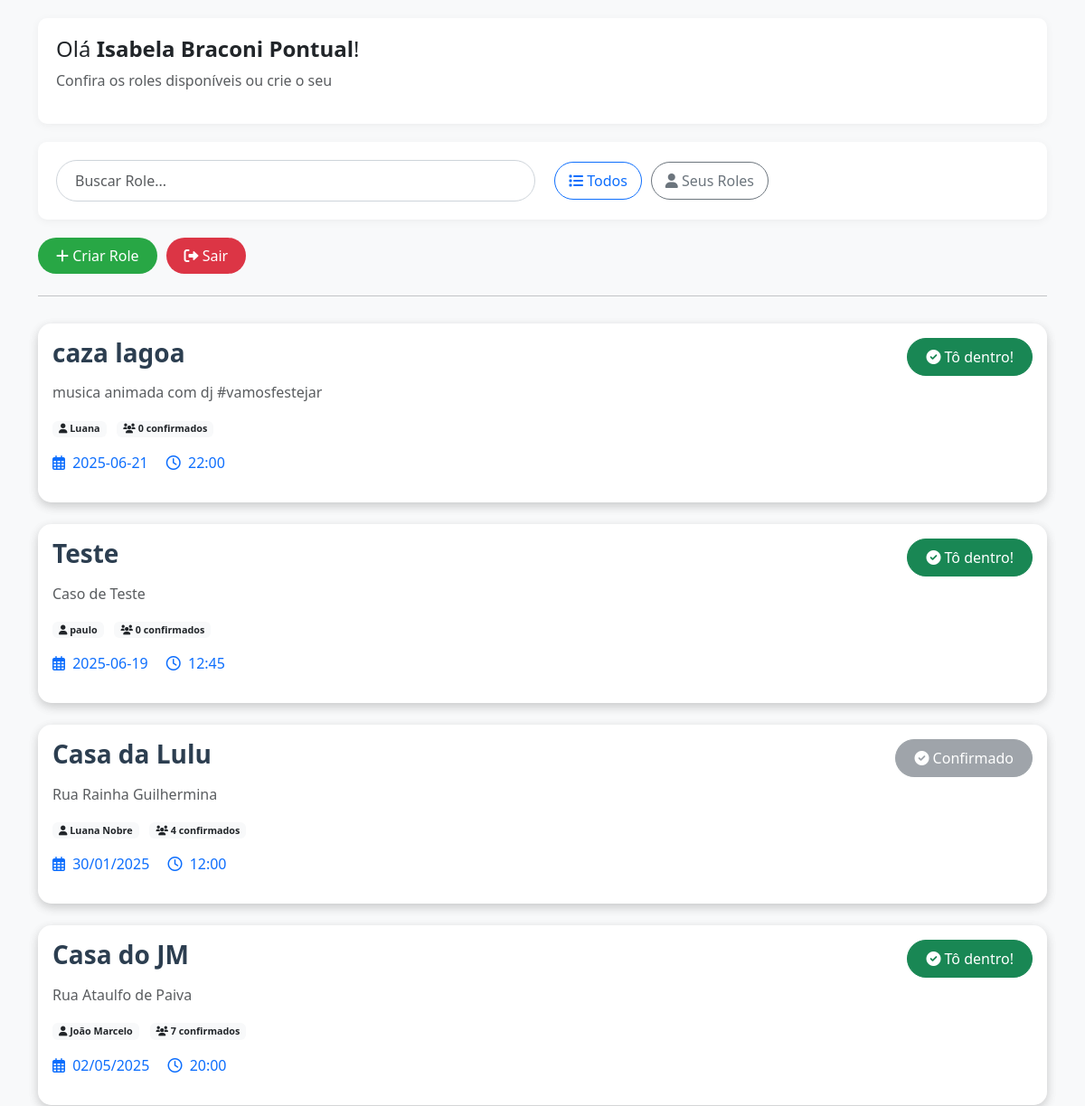
The page /home (signed in, upper part) on the database as committed earlier.
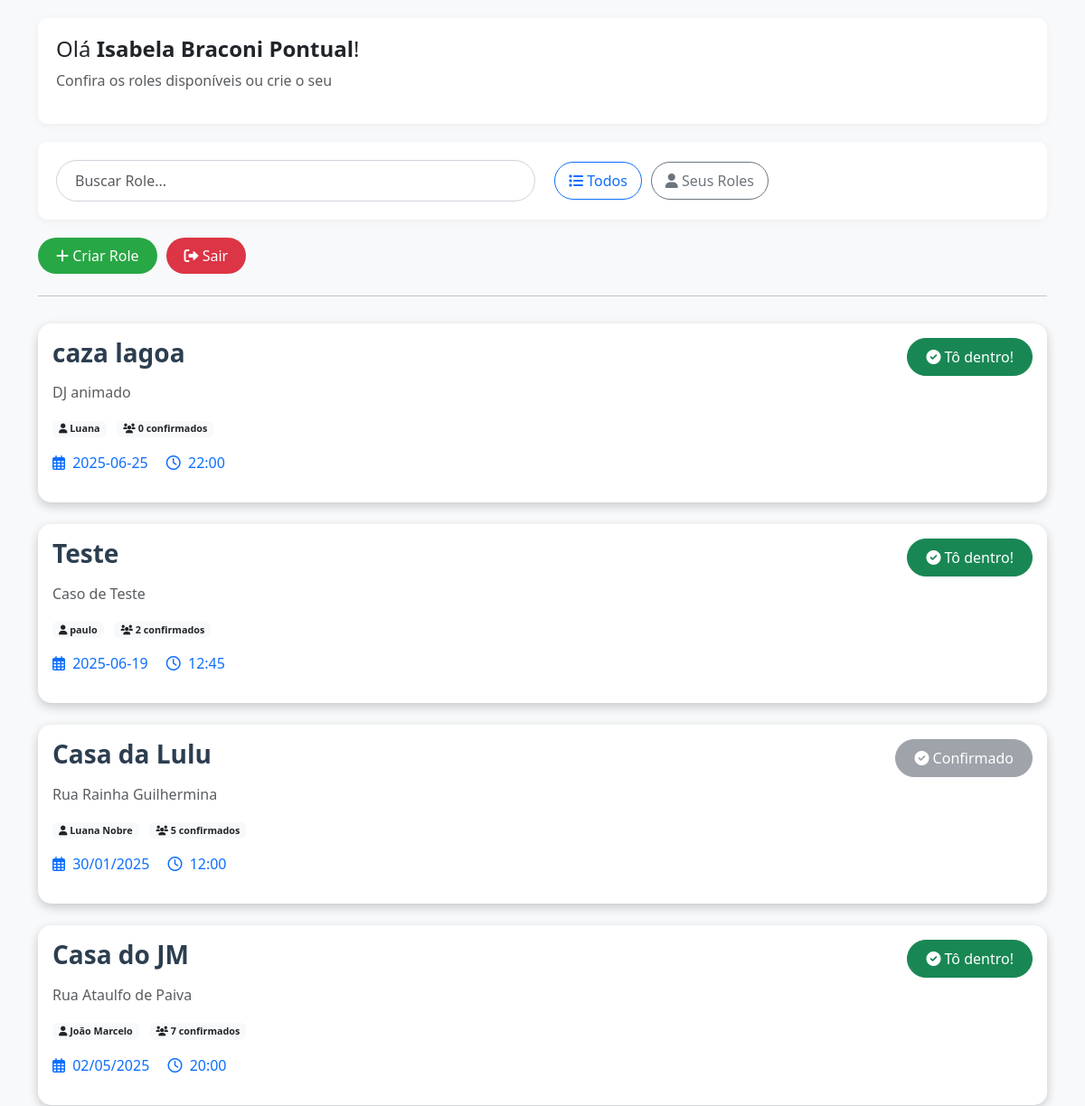
The same page on the database as committed later.
### infra/db/database.py (models this page shows, shortened)
class Role(Base):
    __tablename__ = "roles"
    id = Column("id", Integer, primary_key=True, autoincrement=True)
    titulo = Column("titulo", String)
    descricao = Column("descricao", String)
    data = Column("data", String)
    hora = Column("hora", String)
    criador = Column("criador", String)
    participantes = Column("participantes", String)

### app/controllers/role_controller.py (the view)
@role_bp.route('/home', methods=['GET'])
def home():
    if 'usuario' not in session:
        return redirect(url_for('usuario.login'))
    use_case = ListarRoles(repo)
    filtro = request.args.get('filtro', 'todos')
    busca = request.args.get('busca', '')
    roles = use_case.execute(
        session['usuario'],
        session['email'],
        filtro,
        busca
    )
    return render_template(
        'home.html',
        usuario=session['usuario'],
        roles=roles
    )

### infra/db/database.py (called while the page is built)
def get_session():
    return Session()

### infra/repositories/role_repository.py (called while the page is built)
    def listar(self) -> List[RoleTeste]:
        with get_session() as db:
            rows = db.query(Role).all()
            return [
                RoleTeste(
                    r.titulo,
                    r.descricao,
                    r.data,
                    r.hora,
                    r.criador,
                    r.participantes.split(",") if r.participantes else [],
                )
                for r in rows
            ]

### use_cases/listar_roles.py (called while the page is built, shortened)
    def execute(self, usuario, email_usuario, filtro="todos", busca=""):
        roles = list(reversed(self.repo.listar()))
        if busca:
            roles = [r for r in roles if busca.lower() in r.titulo.lower()]
        return roles

### app/templates/home.html (shortened to what this page needs)
<!DOCTYPE html>
<html lang="pt-br">
<head>
    <link href="https://cdn.jsdelivr.net/npm/bootstrap@5.3.0-alpha1/dist/css/bootstrap.min.css" rel="stylesheet">
    <link rel="stylesheet" href="https://cdnjs.cloudflare.com/ajax/libs/font-awesome/6.0.0/css/all.min.css">
</head>
<body>
    <div class="container">
        <div class="welcome-section">
            <h4>Olá <strong>{{ usuario }}</strong>!</h4>
            <p class="text-muted">Confira os roles disponíveis ou crie o seu</p>
        </div>
        <div class="search-section">
            <form method="GET" action="{{ url_for('role.home') }}" class="row g-3 align-items-center">
                <div class="col-md-6">
                    <div class="input-group">
                        <input type="text" id="busca" class="form-control search-input" placeholder="Buscar Role...">
                    </div>
                </div>
                <div class="col-md-6">
                    <div class="d-flex">
                        <a href="{{ url_for('role.home') }}?filtro=todos" class="btn btn-outline-primary filter-btn">
                            <i class="fas fa-list"></i> Todos
                        </a>
                        <a href="{{ url_for('role.home') }}?filtro=meus" class="btn btn-outline-secondary filter-btn">
                            <i class="fas fa-user"></i> Seus Roles
                        </a>
                    </div>
                </div>
            </form>
        </div>
        <div class="d-flex mb-4">
            <a href="{{ url_for('role.criar_role') }}" class="btn btn-success action-btn create-btn">
                <i class="fas fa-plus"></i> Criar Role
            </a>
            <a href="{{ url_for('usuario.logout') }}" class="btn btn-danger action-btn logout-btn">
                <i class="fas fa-sign-out-alt"></i> Sair
            </a>
        </div>
        <hr>
        <div class="roles-container">
            {% for r in roles %}
                <div class="role-card" data-titulo="{{ r.titulo | lower }}">
                    {% include 'role_card.html' %}
                </div>
            {% endfor %}
        </div>
    </div>
</body>
</html>

### app/templates/role_card.html (shortened to what this page needs)
<div class="card role-card mb-4">
    <div class="card-body">
        <div class="d-flex justify-content-between align-items-start">
            <div>
                <h3 class="card-title">{{ r.titulo }}</h3>
                <p class="card-text text-muted">{{ r.descricao }}</p>
                <div class="role-meta mb-3">
                    <span class="badge bg-light text-dark me-2">
                        <i class="fas fa-user"></i> {{ r.criador }}
                    </span>
                    <span class="badge bg-light text-dark">
                        <i class="fas fa-users"></i> {{ r.participantes|length }} confirmados
                    </span>
                </div>
                <p class="text-primary">
                    <i class="far fa-calendar-alt me-1"></i> {{ r.data }}
                    <i class="far fa-clock ms-3 me-1"></i> {{ r.hora }}
                </p>
            </div>
            <div class="role-actions">
                {% if session['email'] not in r.participantes %}
                    <form method="POST" action="{{ url_for('role.confirmar', titulo=r.titulo) }}">
                        <button class="btn btn-success">
                            <i class="fas fa-check-circle"></i> Tô dentro!
                        </button>
                    </form>
                {% else %}
                    <button class="btn btn-secondary" disabled>
                        <i class="fas fa-check-circle"></i> Confirmado
                    </button>
                {% endif %}
            </div>
        </div>
    </div>
</div>

Rows that differ between the two databases and show on the page:
changed Role "caza lagoa": descricao "musica animada com dj #vamosfestejar" → "DJ animado"; data "2025-06-21" → "2025-06-25"
changed Role "Teste": participantes|length "0" → "2"
changed Role "Casa da Lulu": participantes|length "4" → "5"
